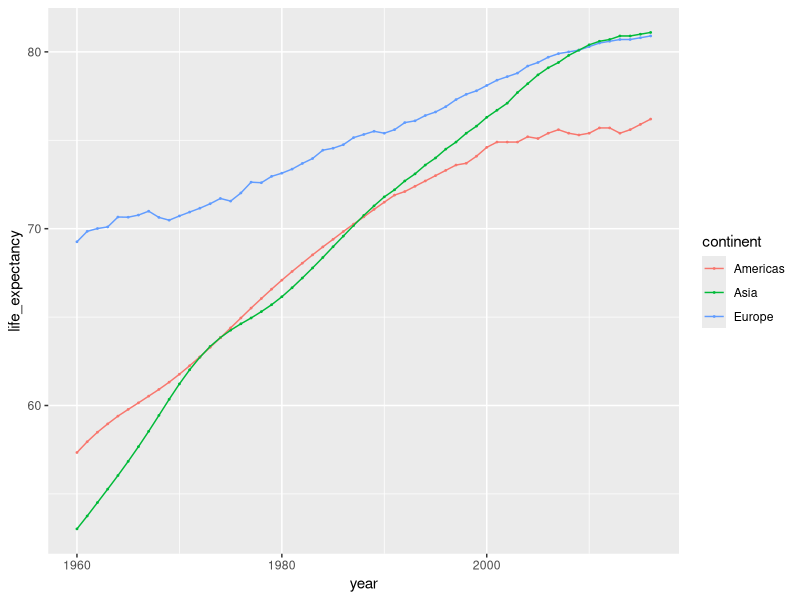
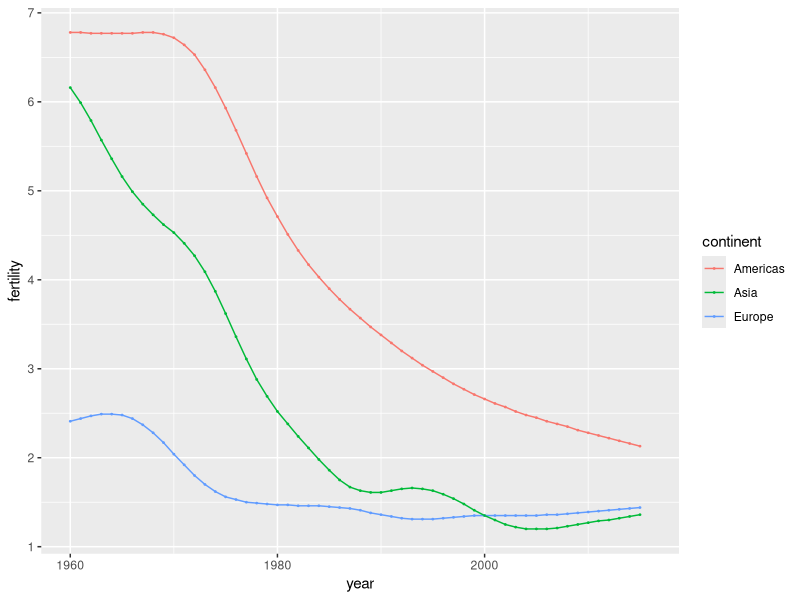
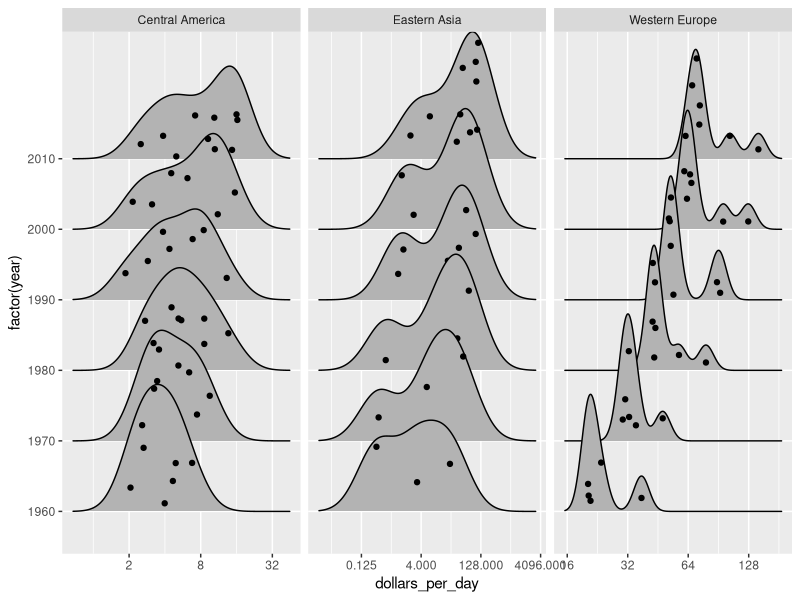

The R script that drew these images, in order:
library(dslabs)
library(magrittr)
library(ggplot2)
library(tidyverse)
library(ggridges)
data(gapminder)

ymin <- 1960
ymax <- 2016
colorBy <- "continent"
  
gapminder %>%
  filter( country %in% c("Mexico", "South Korea", "Germany") ) %>%
  ggplot( aes( year, life_expectancy, col=get(colorBy), group=country )) +
  geom_point( size=0.3 ) +
  geom_line( ) +
  xlim(c(ymin, ymax)) +
  labs(col=colorBy)

gapminder %>%
  filter( country %in% c("Mexico", "South Korea", "Germany") ) %>%
  ggplot( aes( year, fertility, col=get(colorBy), group=country )) +
  geom_point( size=0.3 ) +
  geom_line( ) +
  xlim(c(ymin, ymax)) +
  labs(col=colorBy)


keep_regions <- gapminder %>%
  filter( country %in% c("Mexico", "South Korea", "Germany") ) %>%
  pull( region ) %>%
  as.character %>%
  unique

gapminder %>%
  mutate( dollars_per_day=gdp/population/365 ) %>%
  filter( year %in% seq(1960, 2010, 10), 
          !is.na(dollars_per_day), 
          region %in% keep_regions ) %>%
  filter( between(year, ymin, ymax) ) %>%
  ggplot( aes( dollars_per_day, factor(year) ) ) +
  scale_x_continuous(trans = "log2")  +
  geom_density_ridges(jittered_points = TRUE) +
  facet_grid( ~region, scales="free")

gapminder %>%
  mutate( dollars_per_day=gdp/population/365 ) %>%
  filter( 
    country %in% c("Mexico", "South Korea", "Germany"), 
    between(year, ymin, ymax) )
